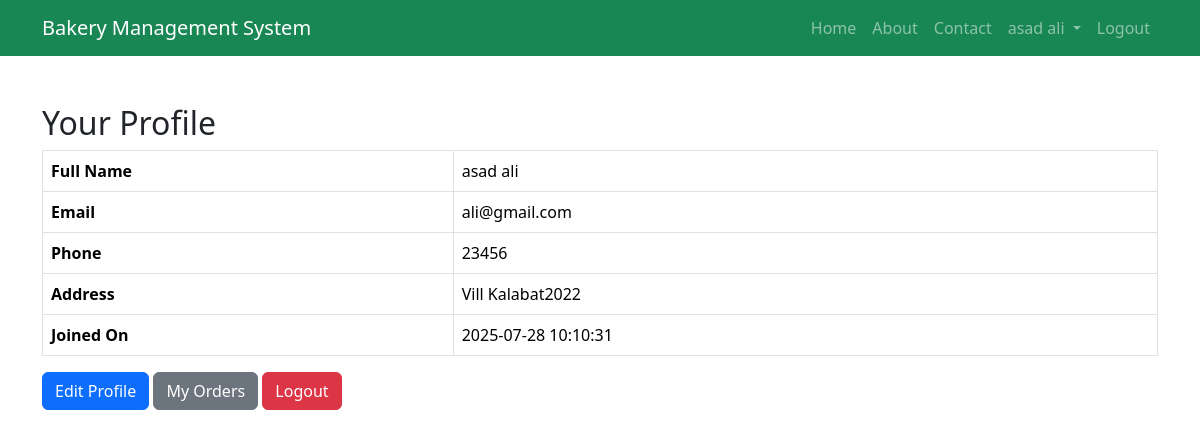
The page /customer/profile/profile.php (signed in) on the database its author committed.
### tables this page shows
CREATE TABLE `customers` (
  `customer_id` int(11) NOT NULL,
  `full_name` varchar(100) NOT NULL,
  `username` varchar(100) DEFAULT NULL,
  `email` varchar(100) DEFAULT NULL,
  `password` varchar(255) NOT NULL,
  `phone` varchar(20) DEFAULT NULL,
  `address` text DEFAULT NULL,
  `loyalty_points` int(11) DEFAULT 0,
  `is_active` tinyint(1) DEFAULT 1,
  `last_login` datetime DEFAULT NULL,
  `created_at` timestamp NOT NULL DEFAULT current_timestamp()
);

### customer/profile/profile.php (the view, shortened to what this page needs)
<?php
$baseURL = '/bakery';
$projectRoot = $_SERVER['DOCUMENT_ROOT'] . $baseURL;
require_once $projectRoot . '/header.php';
?><?php
$customer_id = $_SESSION['customer_id'];
$sql = "SELECT * FROM customers WHERE customer_id = ?";
$stmt = $conn->prepare($sql);
$stmt->bind_param("i", $customer_id);
$stmt->execute();
$result = $stmt->get_result();
$customer = $result->fetch_assoc();
?>
<!DOCTYPE html>
<html>
<head>
    <link rel="stylesheet" href="../assets/bootstrap.min.css">
</head>
<body>
<div class="container mt-5">
    <h2>Your Profile</h2>
    <table class="table table-bordered">
        <tr>
            <th>Full Name</th>
            <td><?= htmlspecialchars($customer['full_name']) ?></td>
        </tr>
        <tr>
            <th>Email</th>
            <td><?= htmlspecialchars($customer['email']) ?></td>
        </tr>
        <tr>
            <th>Phone</th>
            <td><?= htmlspecialchars($customer['phone']) ?></td>
        </tr>
        <tr>
            <th>Address</th>
            <td><?= nl2br(htmlspecialchars($customer['address'])) ?></td>
        </tr>
        <tr>
            <th>Joined On</th>
            <td><?= $customer['created_at'] ?></td>
        </tr>
    </table>
    <a href="edit_profile.php" class="btn btn-primary">Edit Profile</a>
    <a href="../orders/index.php" class="btn btn-secondary">My Orders</a>
    <a href="../auth/logout.php" class="btn btn-danger">Logout</a>
</div>
</body>
</html>

### rows shown on the page
customers: full_name "asad ali", email "ali@gmail.com", phone "23456", address "Vill Kalabat2022", created_at "2025-07-28 10:10:31"

### other values the page prints
$name "asad ali"
